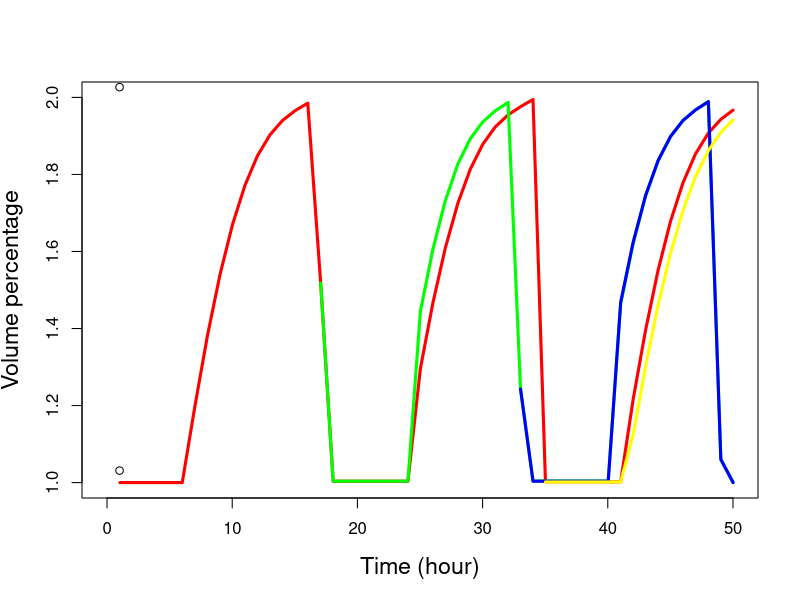

The R source for this figure:
v1<-c(1,1,1,1,1,1,1.19558,1.38407,1.54093,1.67035,1.7722,1.84849,1.90281,1.93989,1.96517,1.98518,1.51771,1.00349,1.00349,1.00349,1.00349,1.00349,1.00349,1.00349,1.29607,1.46583,1.60913,1.72464,1.81335,1.87812,1.92318,1.95453,1.97589,1.99457,1.00198,1.00198,1.00198,1.00198,1.00198,1.00198,1.00198,1.21615,1.39614,1.5511,1.67852,1.77846,1.85305,1.90751,1.94306,1.96705)
t1<-c(1.03111,2.02667,3.02222,4.01778,5.01333,6.00889,7.00444,8.03556,9.03111,10.0267,11.0222,12.0178,13.0133,14.0089,15.0044,16.0356,17.0667,18.0622,19.0578,20.0533,21.0489,22.0444,23.04,24.0356,25.0311,26.0267,27.0222,28.0178,29.0133,30.0089,31.0044,32.0356,33.0311,34.0267,35.0222,36.0178,37.0133,38.0089,39.0044,40.0356,41.0311,42.0267,43.0222,44.0178,45.0133,46.0089,47.0044,48.0356,49.0311,50.0089)
v2<-c(1.51771,1.00376,1.00376,1.00376,1.00376,1.00376,1.00376,1.00376,1.44453,1.60521,1.73207,1.8265,1.8926,1.93635,1.96495,1.98698,1.24293,1.00408,1.00408,1.00408,1.00408,1.00408,1.00408,1.00408,1.46333,1.62042,1.74369,1.83484,1.89823,1.94,1.96744,1.98917,1.06032,1.00086)
t2<-c(17.0667,18.0622,19.0578,20.0533,21.0489,22.0444,23.04,24.0356,25.0311,26.0267,27.0222,28.0178,29.0133,30.0089,31.0044,32.0356,33.0311,34.0267,35.0222,36.0178,37.0133,38.0089,39.0044,40.0356,41.0311,42.0267,43.0222,44.0178,45.0133,46.0089,47.0044,48.0356,49.0311,50.0089)
v3<-c(1.24293,1.00374,1.00374,1.00374,1.00374,1.00374,1.00374,1.00374,1.46858,1.62392,1.74579,1.83595,1.89871,1.94014,1.96741,1.98903,1.06018,1)
t3<-c(33.0311,34.0267,35.0222,36.0178,37.0133,38.0089,39.0044,40.0356,41.0311,42.0267,43.0222,44.0178,45.0133,46.0089,47.0044,48.0356,49.0311,50.0089)
v4<-c(1.00158,1.00158,1.00158,1.00158,1.00158,1.00158,1.00158,1.12492,1.3023,1.4602,1.59529,1.70633,1.79389,1.86201,1.90923,1.9417)
t4<-c(35.0222,36.0178,37.0133,38.0089,39.0044,40.0356,41.0311,42.0267,43.0222,44.0178,45.0133,46.0089,47.0044,48.0356,49.0311,50.0089)

plot(v1,t1,
#type="n",
xlab="Time (hour)",ylab="Volume percentage",
xlim=c(0,50),ylim=c(1,2),
#axes=FALSE,
cex.lab=1.4,cex.main=1.5)

lines(t1,v1,col="red",lwd=3,lty=1,pch=21)
lines(t2,v2,col="green",lwd=3,lty=1,pch=21)
lines(t3,v3,col="blue",lwd=3,lty=1,pch=21)
lines(t4,v4,col="yellow",lwd=3,lty=1,pch=21)




